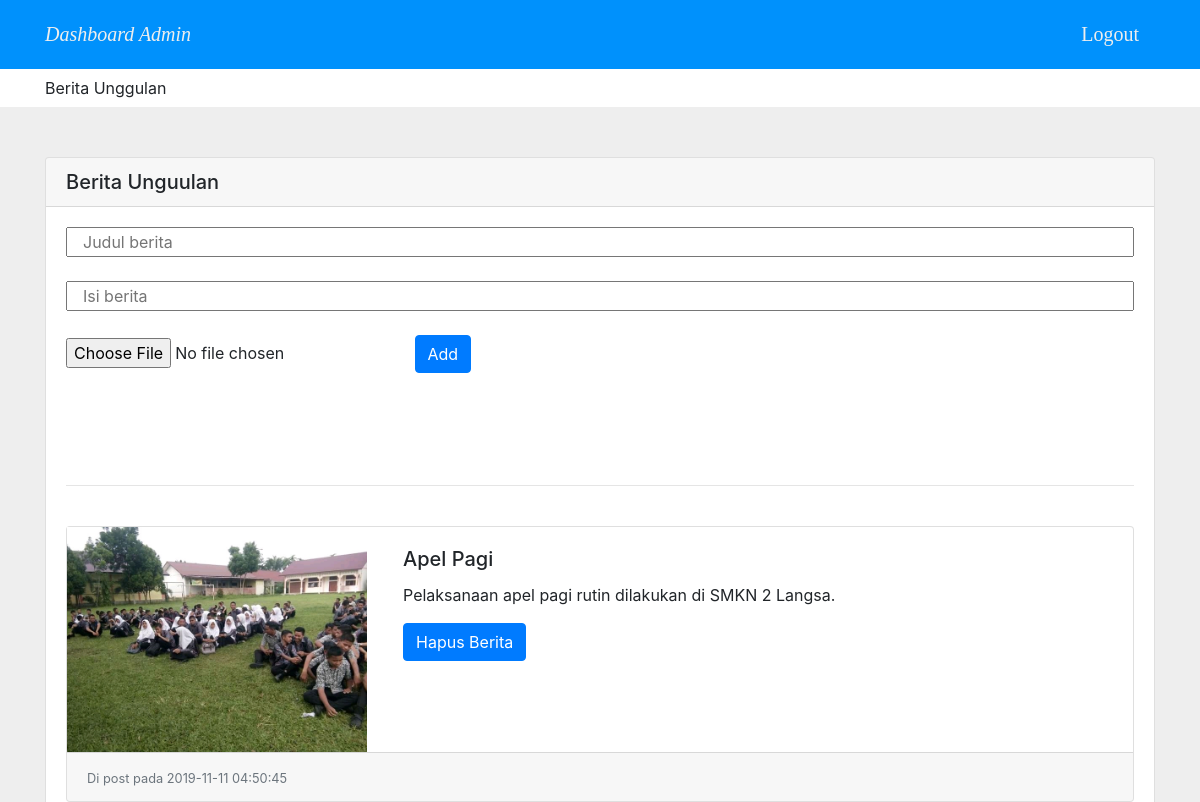
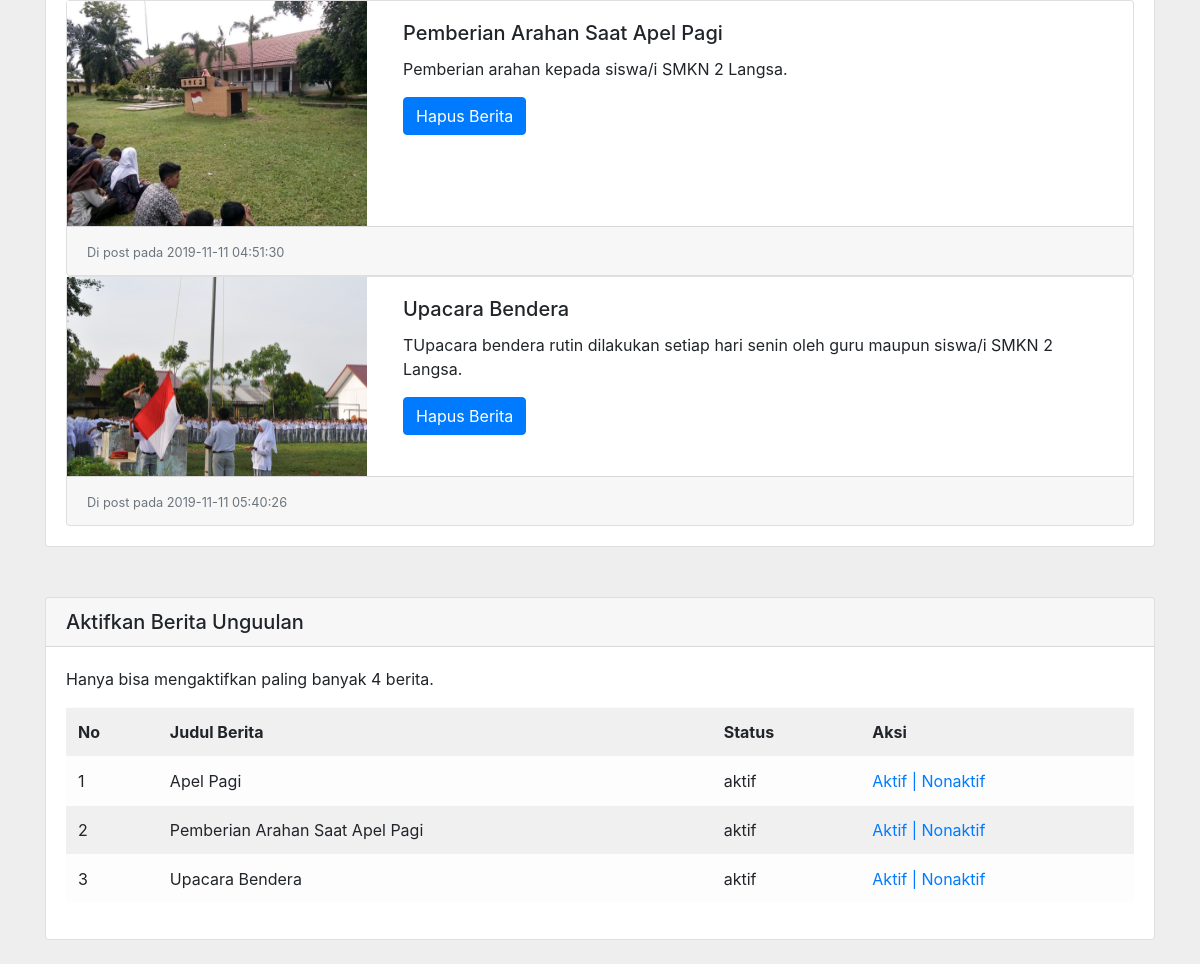
The app's page /admin/berita_unggulan.php (signed in) with its own data (2 pictures, top to bottom).
### tables this page shows
CREATE TABLE `tbl_beritaunggulan` (
  `id` int(11) NOT NULL,
  `judul` varchar(50) NOT NULL,
  `nama` varchar(100) NOT NULL,
  `foto` varchar(100) NOT NULL,
  `kategori` varchar(20) NOT NULL,
  `tanggal` timestamp NOT NULL DEFAULT CURRENT_TIMESTAMP
);

### admin/berita_unggulan.php (the view, shortened to what this page needs)
<!DOCTYPE html>
<html lang="en">
<head>
	<link rel="stylesheet" href="../portal_utama/css/bootstrap.css">
	<link rel="stylesheet" href="../portal_utama/css/bootstrap.min.css">
</head>
<body>
<?php include "header.php"; ?>
<div class="container-fluid" style="background-color: white; padding-top: .6%; padding-bottom: .6%;">
	<div class="container">
		Berita Unggulan
	</div>
</div>
<div class="container" style="margin-top: 50px;">
	<div class="card">
	  	<h5 class="card-header">Berita Unguulan</h5>
	  	<div class="card-body">
		    <form method="post" action="" enctype="multipart/form-data">
		    	<p class="card-text">
		    		<input type="text" name="judul" placeholder="Judul berita" class="container"><br><br>
		    		<input type="text" name="nama" placeholder="Isi berita" class="container"><br><br>
			    	<input type="file" name="foto" >
			    	<input type="submit" class="btn btn-primary" name="simpan" value="Add">
			    </p>
		    </form>
		    <?php
		    	include "../koneksi.php";
			?><br><br><br><br>
			<hr><br>
			<?php
				$produk =mysqli_query($koneksi, "SELECT * FROM tbl_beritaunggulan");
				while ($hasil = mysqli_fetch_array($produk)){
			?>
			<div class="card-deck">
			  <div class="card">
			    <div class="media">
				    	<img src="../images/<?php echo $hasil['foto'] ?>" class="align-self-center mr-3" width="300px" />
					    <div class="card-body">
					    	<h5 class="card-title"><?php echo $hasil['judul']; ?></h5>
					      	<p class="card-text"><?php echo $hasil['nama']; ?></p>
					      	<a class="btn btn-primary" href="hapus_berita.php?id=<?php echo $hasil['id']; ?>" onclick="return confirm('Apakah anda yakin ingin menghapus foto ini ?')">Hapus Berita</a>
					    </div>
					</div>
					<div class="card-footer">
				      	<small class="text-muted">
				      		Di post pada <?php echo $hasil['tanggal']; ?>
				      	</small>
				    </div>
			  </div>
			</div>
			<?php } ?>
		</div>
	</div>
</div>
<div class="container" style="margin-top: 50px;">
	<div class="card">
	  	<h5 class="card-header">Aktifkan Berita Unguulan</h5>
	  	<div class="card-body">
	  		<p>
	  			Hanya bisa mengaktifkan paling banyak 4 berita.
	  		</p>
		    	<table class="table table-striped table-light">
		    		<tr>
		    			<th>No</th>
		    			<th>Judul Berita</th>
		    			<th>Status</th>
		    			<th>Aksi</th>
		    		</tr>
		    		<?php
				    	include "../koneksi.php";
				    	$sql = mysqli_query($koneksi, "SELECT * from tbl_beritaunggulan");
				    	$no=1;
				    	while($data=mysqli_fetch_array($sql)){
				    ?>
		    		<tr>
		    			<td><?php echo $no; ?></td>
		    			<td><?php echo $data['judul']; ?></td>
		    			<td><?php echo $data['kategori']; ?></td>
		    			<td>
		    				<a href="aktifberita.php?id=<?php echo $data['id']; ?>">Aktif |</a>
		    				<a href="nonaktifberita.php?id=<?php echo $data['id']; ?>">Nonaktif</a>
		    			</td>
		    		</tr>
		    		<?php $no++; } ?>
		    	</table>
		</div>
	</div>
</div><br>
</body>
</html>

### admin/berita_unggulan.php (style rules this page uses)
body { background-color: #eee; }

### records on screen
tbl_beritaunggulan: foto (picture), judul "Apel Pagi", nama "Pelaksanaan apel pagi rutin dilakukan di SMKN 2 Langsa.", tanggal "2019-11-11 04:50:45", kategori "aktif"
tbl_beritaunggulan: foto (picture), judul "Pemberian Arahan Saat Apel Pagi", nama "Pemberian arahan kepada siswa/i SMKN 2 Langsa.", tanggal "2019-11-11 04:51:30", kategori "aktif"
tbl_beritaunggulan: foto (picture), judul "Upacara Bendera", nama "TUpacara bendera rutin dilakukan setiap hari senin oleh guru maupun siswa/i SMKN 2 Langsa.", tanggal "2019-11-11 05:40:26", kategori "aktif"
